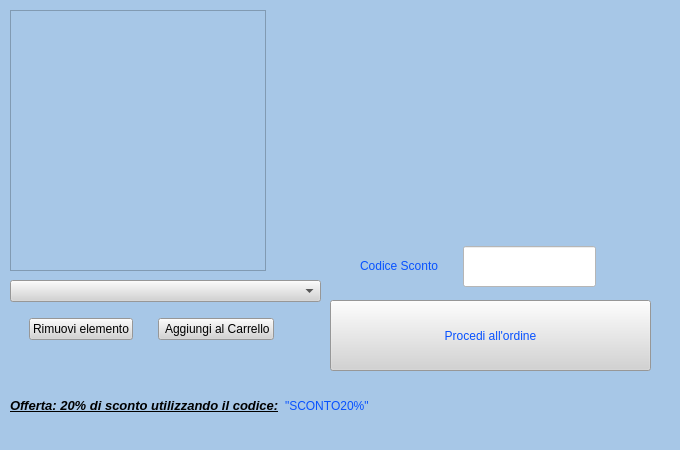
<?xml version="1.0" encoding="UTF-8"?>
<ui version="4.0">
 <class>MainWindow</class>
 <widget class="QMainWindow" name="MainWindow">
  <property name="geometry">
   <rect>
    <x>0</x>
    <y>0</y>
    <width>680</width>
    <height>450</height>
   </rect>
  </property>
  <property name="minimumSize">
   <size>
    <width>680</width>
    <height>450</height>
   </size>
  </property>
  <property name="maximumSize">
   <size>
    <width>680</width>
    <height>450</height>
   </size>
  </property>
  <property name="windowTitle">
   <string>MainWindow</string>
  </property>
  <property name="styleSheet">
   <string notr="true">

background-color: rgb(167,199,231);</string>
  </property>
  <widget class="QWidget" name="centralwidget">
   <widget class="QListWidget" name="listWidgetCarrello">
    <property name="geometry">
     <rect>
      <x>10</x>
      <y>10</y>
      <width>256</width>
      <height>261</height>
     </rect>
    </property>
    <property name="sizePolicy">
     <sizepolicy hsizetype="Fixed" vsizetype="Preferred">
      <horstretch>0</horstretch>
      <verstretch>0</verstretch>
     </sizepolicy>
    </property>
   </widget>
   <widget class="QLineEdit" name="line_codice">
    <property name="geometry">
     <rect>
      <x>463</x>
      <y>246</y>
      <width>133</width>
      <height>41</height>
     </rect>
    </property>
    <property name="sizePolicy">
     <sizepolicy hsizetype="Minimum" vsizetype="Preferred">
      <horstretch>0</horstretch>
      <verstretch>0</verstretch>
     </sizepolicy>
    </property>
    <property name="styleSheet">
     <string notr="true">background-color: rgb(255, 255, 255);
border-color: rgb(255, 0, 0);
</string>
    </property>
   </widget>
   <widget class="QLabel" name="label_sconto">
    <property name="geometry">
     <rect>
      <x>360</x>
      <y>250</y>
      <width>101</width>
      <height>31</height>
     </rect>
    </property>
    <property name="sizePolicy">
     <sizepolicy hsizetype="Fixed" vsizetype="Preferred">
      <horstretch>0</horstretch>
      <verstretch>0</verstretch>
     </sizepolicy>
    </property>
    <property name="styleSheet">
     <string notr="true">font: 800 9pt &quot;Rockwell Extra Bold&quot;;
color: rgb(7, 81, 255);
font: 22pt &quot;Playbill&quot;;</string>
    </property>
    <property name="text">
     <string>Codice Sconto</string>
    </property>
    <property name="buddy">
     <cstring>line_codice</cstring>
    </property>
   </widget>
   <widget class="QComboBox" name="comboBoxProdotti">
    <property name="geometry">
     <rect>
      <x>10</x>
      <y>280</y>
      <width>311</width>
      <height>22</height>
     </rect>
    </property>
    <property name="sizePolicy">
     <sizepolicy hsizetype="Preferred" vsizetype="Fixed">
      <horstretch>0</horstretch>
      <verstretch>0</verstretch>
     </sizepolicy>
    </property>
    <property name="styleSheet">
     <string notr="true">
font: 700 9pt &quot;UD Digi Kyokasho NK-B&quot;;
background-color: rgb(211, 211, 211);
</string>
    </property>
   </widget>
   <widget class="QPushButton" name="pushButton_procedi">
    <property name="geometry">
     <rect>
      <x>330</x>
      <y>300</y>
      <width>321</width>
      <height>71</height>
     </rect>
    </property>
    <property name="sizePolicy">
     <sizepolicy hsizetype="Preferred" vsizetype="Fixed">
      <horstretch>0</horstretch>
      <verstretch>0</verstretch>
     </sizepolicy>
    </property>
    <property name="styleSheet">
     <string notr="true">font: 28pt &quot;Playbill&quot; ;
color: rgb(7, 81, 255);
background-color: rgb(211, 211, 211);
</string>
    </property>
    <property name="text">
     <string>Procedi all'ordine</string>
    </property>
   </widget>
   <widget class="QLabel" name="label2_immagine">
    <property name="geometry">
     <rect>
      <x>370</x>
      <y>20</y>
      <width>221</width>
      <height>181</height>
     </rect>
    </property>
    <property name="sizePolicy">
     <sizepolicy hsizetype="Preferred" vsizetype="Preferred">
      <horstretch>0</horstretch>
      <verstretch>0</verstretch>
     </sizepolicy>
    </property>
    <property name="text">
     <string/>
    </property>
   </widget>
   <widget class="QWidget" name="layoutWidget">
    <property name="geometry">
     <rect>
      <x>10</x>
      <y>310</y>
      <width>285</width>
      <height>39</height>
     </rect>
    </property>
    <layout class="QHBoxLayout" name="horizontalLayout">
     <item>
      <widget class="QPushButton" name="pushButton_rimuovi">
       <property name="sizePolicy">
        <sizepolicy hsizetype="Fixed" vsizetype="Fixed">
         <horstretch>0</horstretch>
         <verstretch>0</verstretch>
        </sizepolicy>
       </property>
       <property name="styleSheet">
        <string notr="true">font: 22pt &quot;Playbill&quot; ;

background-color: rgb(211, 211, 211);
</string>
       </property>
       <property name="text">
        <string>Rimuovi elemento</string>
       </property>
      </widget>
     </item>
     <item>
      <widget class="QPushButton" name="pushButton_aggiungi">
       <property name="sizePolicy">
        <sizepolicy hsizetype="Fixed" vsizetype="Fixed">
         <horstretch>0</horstretch>
         <verstretch>0</verstretch>
        </sizepolicy>
       </property>
       <property name="layoutDirection">
        <enum>Qt::LeftToRight</enum>
       </property>
       <property name="autoFillBackground">
        <bool>false</bool>
       </property>
       <property name="styleSheet">
        <string notr="true">font: 22pt &quot;Playbill&quot; ;

background-color: rgb(211, 211, 211);
text-align: center;</string>
       </property>
       <property name="text">
        <string> Aggiungi al Carrello</string>
       </property>
      </widget>
     </item>
    </layout>
   </widget>
   <widget class="QWidget" name="layoutWidget">
    <property name="geometry">
     <rect>
      <x>10</x>
      <y>390</y>
      <width>383</width>
      <height>31</height>
     </rect>
    </property>
    <layout class="QHBoxLayout" name="horizontalLayout_2">
     <item>
      <widget class="QLabel" name="label_2">
       <property name="styleSheet">
        <string notr="true">font: 11pt &quot;MS Sans Serif&quot;;
font-style: bold;</string>
       </property>
       <property name="text">
        <string>&lt;html&gt;&lt;head/&gt;&lt;body&gt;&lt;p&gt;&lt;span style=&quot; font-size:10pt; font-weight:700; font-style:italic; text-decoration: underline;&quot;&gt;Offerta: 20% di sconto utilizzando il codice:&lt;/span&gt;&lt;/p&gt;&lt;/body&gt;&lt;/html&gt;</string>
       </property>
      </widget>
     </item>
     <item>
      <widget class="QLabel" name="label">
       <property name="styleSheet">
        <string notr="true">
font: 22pt &quot;Playbill&quot; ;
color: rgb(7, 81, 255);

</string>
       </property>
       <property name="text">
        <string>&quot;SCONTO20%&quot;</string>
       </property>
      </widget>
     </item>
    </layout>
   </widget>
  </widget>
  <widget class="QMenuBar" name="menubar">
   <property name="geometry">
    <rect>
     <x>0</x>
     <y>0</y>
     <width>680</width>
     <height>22</height>
    </rect>
   </property>
  </widget>
 </widget>
 <tabstops>
  <tabstop>listWidgetCarrello</tabstop>
  <tabstop>comboBoxProdotti</tabstop>
  <tabstop>pushButton_rimuovi</tabstop>
  <tabstop>pushButton_aggiungi</tabstop>
  <tabstop>line_codice</tabstop>
  <tabstop>pushButton_procedi</tabstop>
 </tabstops>
 <resources/>
 <connections/>
</ui>
